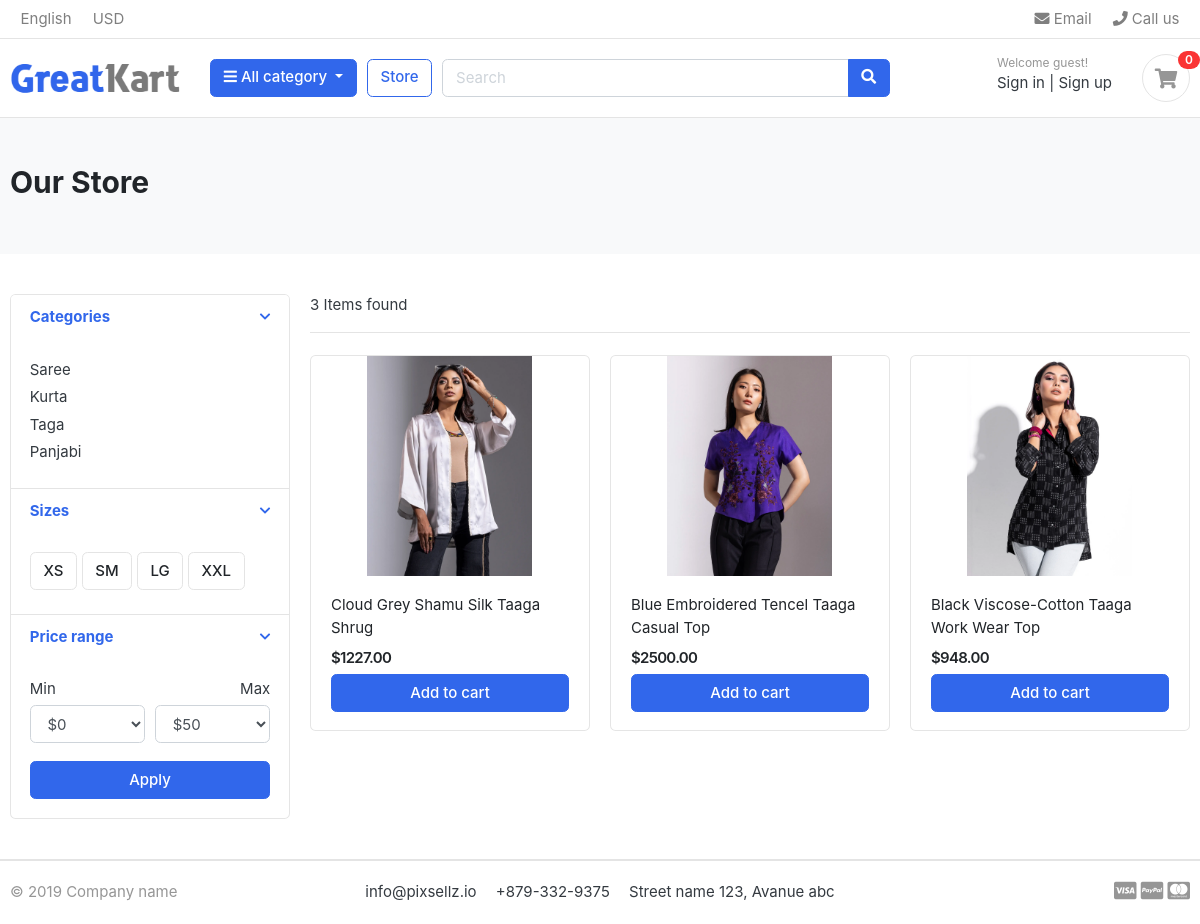
Page /store/category/taga/ on the committed database.
### category/models.py (models this page shows, shortened)
class Category(models.Model):
    category_name = models.CharField(max_length=50, unique=True)
    slug = models.SlugField(max_length=100, unique=True )
    description = models.TextField(max_length=255, blank=True)
    cat_image= models.ImageField(upload_to='photos/categories', blank=True)
    class Meta:
        verbose_name = 'category'
        verbose_name_plural = 'categories'
    def get_url(self):
        return reverse('products_by_category', args=[self.slug])

### store/models.py (models this page shows, shortened)
class Product(models.Model):
    product_name = models.CharField(max_length=200, unique=True)
    slug = models.SlugField(max_length=200, unique=True)
    description = models.TextField(max_length=500, blank=True)
    price = models.DecimalField(max_digits=10, decimal_places=2)
    images = models.ImageField(upload_to='photos/products')
    stock = models.IntegerField()
    is_available = models.BooleanField(default=True)
    category = models.ForeignKey(Category, on_delete=models.CASCADE)
    created_date = models.DateTimeField(auto_now_add=True)
    modified_date = models.DateTimeField(auto_now=True)

### store/views.py (the view)
# urls.py: path("store/", include("store.urls")),
def store(request, category_slug=None):
    categories = None
    products = None
    product_per_page = 6
    if category_slug != None:
        categories = get_object_or_404(Category, slug=category_slug)
        products = Product.objects.filter(category=categories, is_available=True).order_by('id')
        paginator = Paginator(products, product_per_page)
        page = request.GET.get('page')
        paged_products = paginator.get_page(page)
        product_count = products.count()
    else:
        products = Product.objects.all().filter(is_available=True).order_by('id')
        paginator = Paginator(products, product_per_page)
        page = request.GET.get('page')
        paged_products = paginator.get_page(page)
        product_count = products.count()
    context = {
        'products': paged_products,
        'product_count': product_count,
    }
    return render(request, 'store/store.html', context)

### carts/context_processors.py (called while the page is built)
def counter(request):
    cart_count = 0
    if 'admin' in request.path:
        return {}
    else:
        try:
            cart = Cart.objects.filter(cart_id=_cart_id(request))
            cart_items = CartItem.objects.all().filter(cart=cart[:1])
            for item in cart_items:
                cart_count += item.quantity
        except Cart.DoesNotExist:
            cart_count = 0
    return dict(cart_count=cart_count)

### carts/views.py (called while the page is built)
def _cart_id(request):
    cart = request.session.session_key
    if not cart:
        cart = request.session.create()
    return cart

### category/context_processors.py (called while the page is built)
def menu_links(request):
    links = Category.objects.all()
    return dict(links=links)

### templates/store/store.html (shortened to what this page needs)
{% extends 'base.html' %}
{% block content %} {% load static %}
<main>
	<section class="section-pagetop bg">
		<div class="container">
			<h2 class="title-page">Our Store</h2>
		</div>
	</section>
	<section class="section-content padding-y">
		<div class="container">
			<div class="row">
				<aside class="col-md-3">
					<div class="card">
						<article class="filter-group">
							<header class="card-header">
								<a
									href="#"
									data-toggle="collapse"
									data-target="#collapse_1"
									aria-expanded="true"
									class="">
									<i class="icon-control fa fa-chevron-down"></i>
									<h6 class="title">Categories</h6>
								</a>
							</header>
							<div
								class="filter-content collapse show"
								id="collapse_1">
								<div class="card-body">
									<ul class="list-menu">
										{% for category in links %}
										<li>
											<a href="{{category.get_url}}"
												>{{ category.category_name }}</a
											>
										</li>
										{% endfor %}
									</ul>
								</div>
							</div>
						</article>
						<article class="filter-group">
							<header class="card-header">
								<a
									href="#"
									data-toggle="collapse"
									data-target="#collapse_4"
									aria-expanded="true"
									class="">
									<i class="icon-control fa fa-chevron-down"></i>
									<h6 class="title">Sizes</h6>
								</a>
							</header>
							<div
								class="filter-content collapse show"
								id="collapse_4">
								<div class="card-body">
									<label class="checkbox-btn">
										<span class="btn btn-light"> XS </span>
									</label>
									<label class="checkbox-btn">
										<span class="btn btn-light"> SM </span>
									</label>
									<label class="checkbox-btn">
										<span class="btn btn-light"> LG </span>
									</label>
									<label class="checkbox-btn">
										<span class="btn btn-light"> XXL </span>
									</label>
								</div>
							</div>
						</article>
						<article class="filter-group">
							<header class="card-header">
								<a
									href="#"
									data-toggle="collapse"
									data-target="#collapse_3"
									aria-expanded="true"
									class="">
									<i class="icon-control fa fa-chevron-down"></i>
									<h6 class="title">Price range</h6>
								</a>
							</header>
							<div
								class="filter-content collapse show"
								id="collapse_3">
								<div class="card-body">
									<div class="form-row">
										<div class="form-group col-md-6">
											<label>Min</label>
											<select class="mr-2 form-control">
												<option value="0">$0</option>
											</select>
										</div>
										<div class="form-group text-right col-md-6">
											<label>Max</label>
											<select class="mr-2 form-control">
												<option value="50">$50</option>
											</select>
										</div>
									</div>
									<button class="btn btn-block btn-primary">
										Apply
									</button>
								</div>
							</div>
						</article>
					</div>
				</aside>
				<main class="col-md-9">
					<header class="border-bottom mb-4 pb-3">
						<div class="form-inline">
							<span class="mr-md-auto"
								>{{ product_count }} Items found
							</span>
						</div>
					</header>
					<div class="row">
						{% for product in products %}
						<div class="col-md-4">
							<figure class="card card-product-grid">
								<div class="img-wrap">
									<img src="{{ product.images.url }}" />
								</div>
								<figcaption class="info-wrap">
									<div class="fix-height">
										<a
											href="{% url 'product_detail' product.category.slug product.slug %}"
											class="title"
											>{{ product.product_name }}</a
										>
										<div class="price-wrap mt-2">
											<span class="price">${{ product.price }}</span>
										</div>
									</div>
									{% if product.stock > 0 %}
									<a
										href="{% url 'add_to_cart' product.id %}"
										class="btn btn-block btn-primary"
										>Add to cart
									</a>
									{% else %}
									<button
										class="btn btn-block btn-danger"
										disabled>
										Out of Stock
									</button>
									{% endif %}
								</figcaption>
							</figure>
						</div>
						{% endfor %}
					</div>
				</main>
			</div>
		</div>
	</section>
</main>
{% endblock %}

### static/css/ui.css (style rules this page uses)
html { font-family: "Inter", sans-serif; font-size: 15px; }
.img-wrap { text-align: center; display: block; }
.img-wrap img { max-width: 100%; }
.price-wrap { letter-spacing: -0.7px; }
.padding-y { padding-top: 40px; padding-bottom: 40px; }
figure { margin-bottom: 0; }
article:after, .form-group:after { display: block; clear: both; content: ""; }
.bg { background-color: #f8f9fa; }
.title-page { color: #212529; }
.btn-light { background-color: #fff; border-color: #e4e4e4; }
[class*=list-] li:after { visibility: hidden; display: block; content: ""; overflow: hidden; height: 0; clear: both; }
.list-menu { list-style: none; margin: 0; padding-left: 0; }
.list-menu li { margin-bottom: 5px; }
.list-menu a { color: #343a40; }
[class*=card-product] a.title { color: #212529; display: block; }
[class*=card-product] .img-wrap { overflow: hidden; position: relative; }
[class*=card-product] .img-wrap img { height: 100%; max-width: 100%; width: auto; display: inline-block; -o-object-fit: cover; object-fit: cover; }
.card-product-grid { margin-bottom: 20px; }
.card-product-grid .img-wrap { border-radius: 0.2rem 0.2rem 0 0; height: 220px; }
.card-product-grid .info-wrap { overflow: hidden; padding: 18px 20px; }
.card-product-grid .fix-height { height: 80px; overflow: hidden; }
.card .img-wrap { overflow: hidden; }
.price { font-weight: 600; color: #212529; }
.icon-control { margin-top: 5px; float: right; font-size: 80%; }
.card-header .title { margin-bottom: 0; line-height: 1.5; }
.filter-group { border-bottom: 1px solid #e4e4e4; }
.filter-group .card-header { border-bottom: 0; }
.filter-group:last-child { border-bottom: 0; }
.checkbox-btn { position: relative; }
.section-pagetop { padding: 45px 0; }

### rows in the picture
Category: category_name "Saree"
Category: category_name "Kurta"
Category: category_name "Taga"
Category: category_name "Panjabi"
Product: images (picture), product_name "Cloud Grey Shamu Silk Taaga Shrug", price "1227.00", stock "Add to cart"
Product: images (picture), product_name "Blue Embroidered Tencel Taaga Casual Top", price "2500.00", stock "Add to cart"
Product: images (picture), product_name "Black Viscose-Cotton Taaga Work Wear Top", price "948.00", stock "Add to cart"

### other values in the picture
{{ cart_count }} "0"
{{ product_count }} "3"
